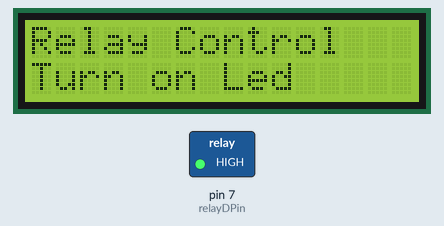
The sketch below on a simulated Arduino Uno, built with avr-gcc and run on an emulated ATmega328P. On the bench: 16×2 character LCD, switched loads named in the sketch (green lamp = pin HIGH). What the sketch prints to the serial monitor is not drawn.

Above: at 0.2 s.
At 3.2 s:
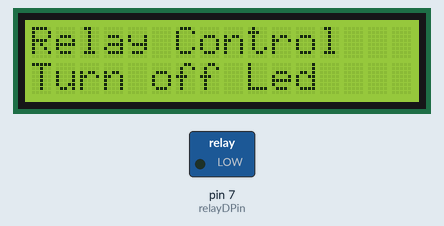
Timing chart, 0 to 130.0 s (numbered marks = the images above):
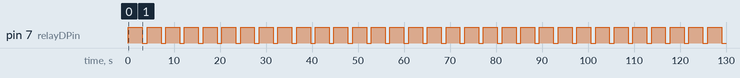

The sketch:

relay_sensor.ino
```cpp
#include <Wire.h>
#include <LiquidCrystal_I2C.h>
#define relayDPin  7

LiquidCrystal_I2C lcd(0x27, 16, 2); // set the LCD address to 0x27 for a 16 chars and 2 line display


void setup()
{

 pinMode(relayDPin,OUTPUT);


  Serial.begin(9600);//設定串列傳輸速率為9600 }

 // set up the LCD's number of columns and rows:
  lcd.begin(16, 2);
  // Print a message to the LCD.
  lcd.print("Relay Control");
}
void loop() {
  int val ;
  // set the cursor to column 0, line 1
  // (note: line 1 is the second row, since counting begins with 0):
        lcd.setCursor(0, 1);
        lcd.print("                    ") ;
         digitalWrite(relayDPin,HIGH);
        Serial.println("Open Relay & Turn on Led");
           lcd.setCursor(0, 1);
          lcd.print("Turn on Led");
        delay(3000);
//-------------------------------------
        lcd.setCursor(0, 1);
        lcd.print("                    ") ;
         digitalWrite(relayDPin,LOW);
        Serial.println("Open Relay & Turn on Led");
           lcd.setCursor(0, 1);
          lcd.print("Turn off Led");
        delay(1000);

}
```

Measured:
- by itself, pin 7 (relayDPin): alternates HIGH for 3.0 s and LOW for 1.0 s
